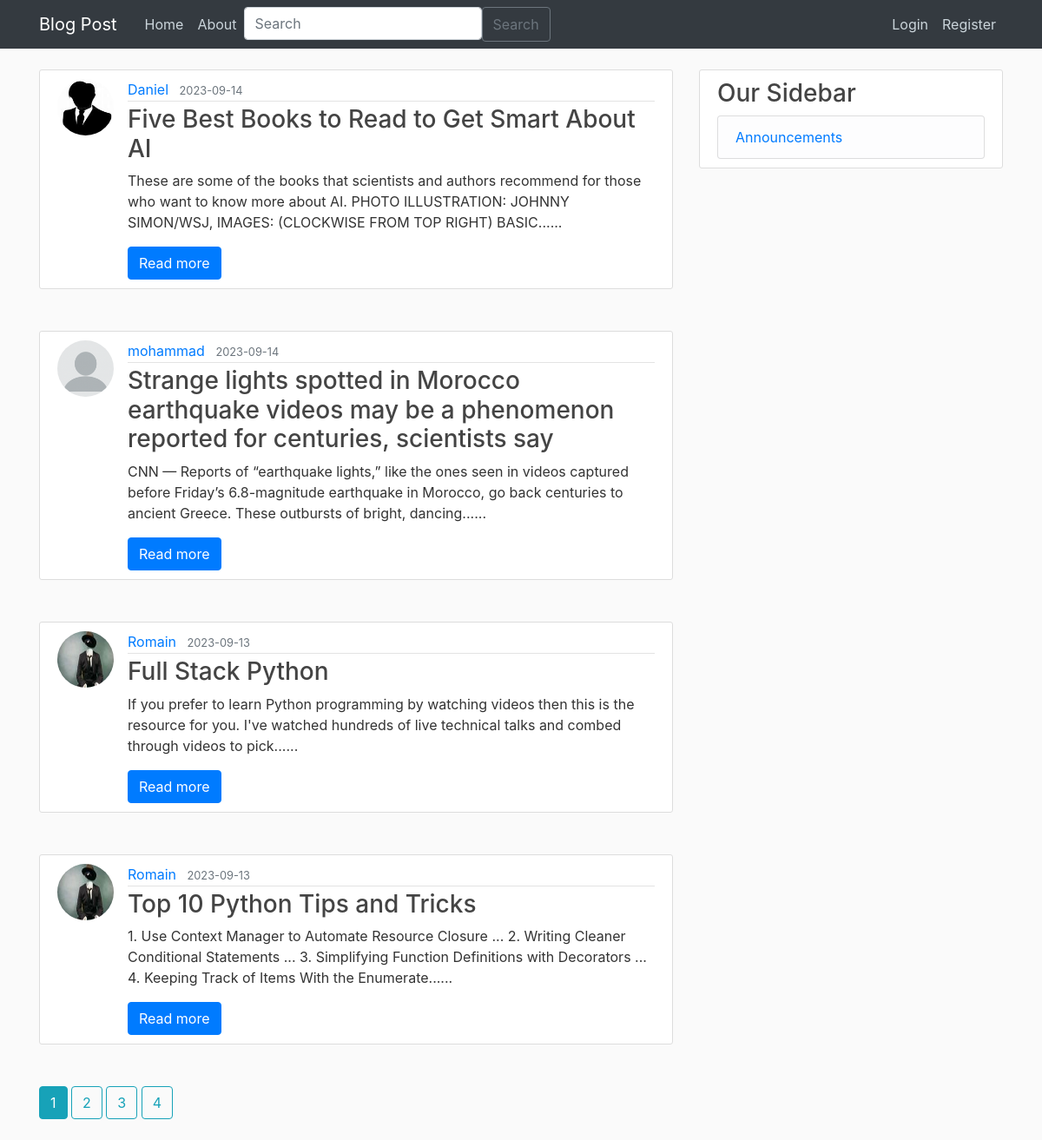
Page /home on the earlier database version.
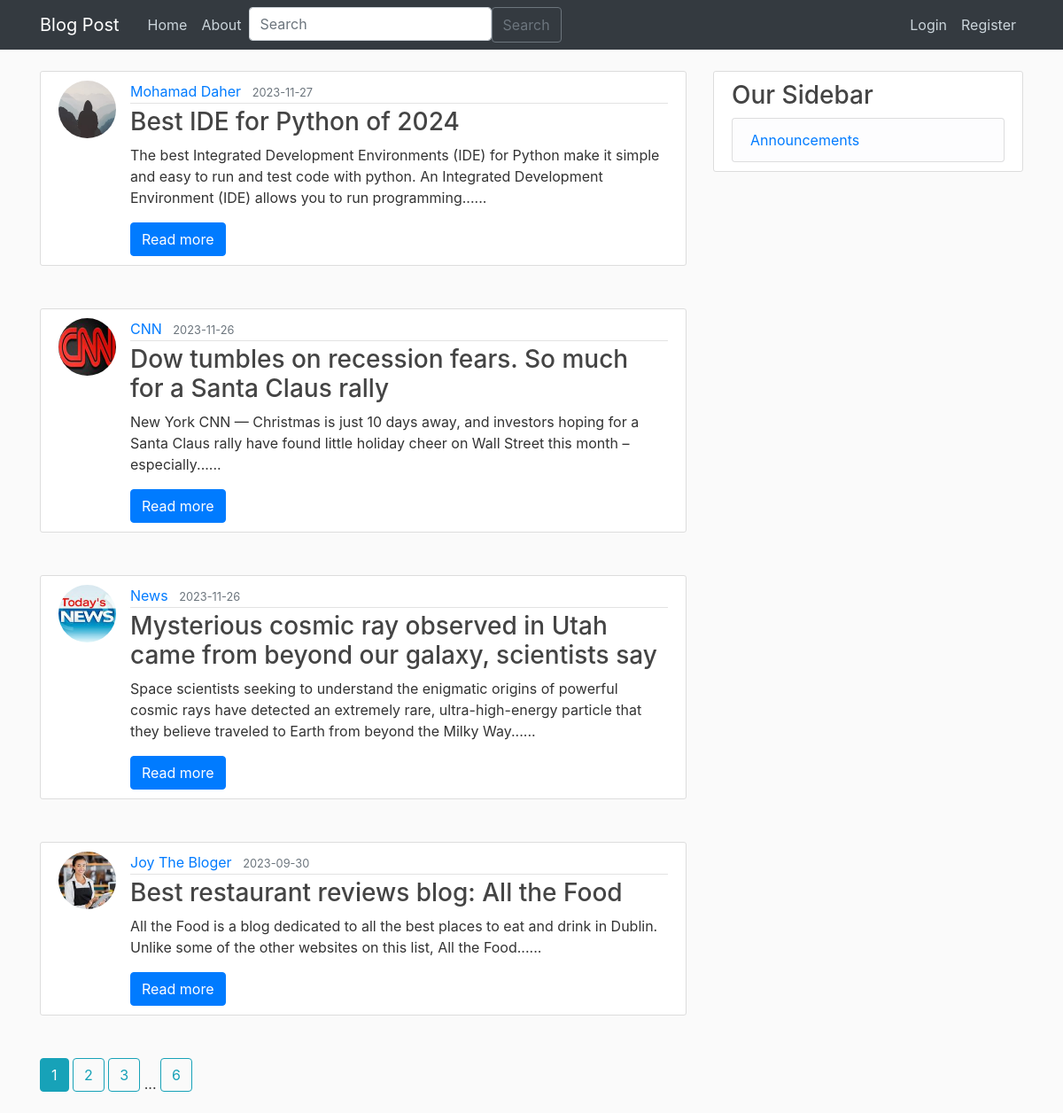
Same page on the later database version.
### flaskproject/models.py (models this page shows, shortened)
class Post(db.Model):
    id = db.Column(db.Integer, primary_key=True)
    title = db.Column(db.String(100), nullable=False)
    date_posted = db.Column(db.DateTime, nullable=False, default=datetime.utcnow)
    content = db.Column(db.Text, nullable=False)
    user_id = db.Column(db.Integer, db.ForeignKey("user.id"), nullable=False)
    def short_content(self):
        return " ".join(self.content.split()[:30])

class User(db.Model, UserMixin):
    id = db.Column(db.Integer, primary_key=True)
    username = db.Column(db.String(20), unique=True, nullable=False)
    email = db.Column(db.String(120), unique=True, nullable=False)
    image_file = db.Column(db.String(20), nullable=False, default="default.jpg")
    password = db.Column(db.String(60), nullable=False)
    posts = db.relationship("Post", backref="author", lazy=True)

### flaskproject/main/routes.py (the view)
@main.route("/")
@main.route("/home")
def home():
    page = request.args.get("page", 1, type=int)
    posts = Post.query.order_by(Post.date_posted.desc()).paginate(page=page, per_page=4)
    return render_template("home.html", posts=posts)

### flaskproject/posts/forms.py
class SearchForm(FlaskForm):
    searched = StringField("Searched", validators=[DataRequired()])
    submit = SubmitField("Submit")

### flaskproject/posts/routes.py (called while the page is built)
@posts.app_context_processor
def base():
    form = SearchForm()
    return dict(form=form)

### flaskproject/templates/home.html
{% extends "layout.html" %}
{% block content %}
    {% for post in posts.items %}
        <article class="media content-section mb-5">
          <img class="rounded-circle article-img" src="{{ url_for('static', filename='profile_pics/' + post.author.image_file) }}">
          <div class="media-body ">
            <div class="article-metadata">
              <a class="mr-2" href="{{ url_for('users.user_posts', username=post.author.username) }}">{{ post.author.username }}</a>
              <small class="text-muted">{{ post.date_posted.strftime('%Y-%m-%d') }}</small>
            </div>
            <h3><a class="article-title" href="{{ url_for('posts.post', post_id=post.id) }}">{{ post.title }}</a></h3>
            {% if post.content|length > 100 %}
              <p class="card-text">{{ post.short_content() }}......</p>
              <a href="{{ url_for('posts.post', post_id=post.id) }}" class="btn btn-primary">Read more</a>
            {% else %}
              <p class="card-text">{{post.content}}</p>
            {% endif %}
          </div>
        </article>
    {% endfor %}
    {% for page_num in posts.iter_pages(left_edge=1, right_edge=1, left_current=1, right_current=2) %}
      {% if page_num %}
        {% if posts.page == page_num %}
          <a class="btn btn-info mb-4" href="{{ url_for('main.home', page=page_num) }}">{{ page_num }}</a>
        {% else %}
          <a class="btn btn-outline-info mb-4" href="{{ url_for('main.home', page=page_num) }}">{{ page_num }}</a>
        {% endif %}
      {% else %}
        ...
      {% endif %}
    {% endfor %}
{% endblock content %}

### flaskproject/templates/layout.html (shortened to what this page needs)
<!DOCTYPE html>
<html>
<head>
    <link rel="stylesheet" href="https://cdn.jsdelivr.net/npm/bootstrap@4.3.1/dist/css/bootstrap.min.css">
    <link rel="stylesheet" type="text/css" href="{{ url_for('static', filename='main.css') }}">
</head>
<body>
      <header class="site-header">
         <nav class="navbar navbar-expand-md navbar-dark bg-dark fixed-top">
           <div class="container ">
             <a class="navbar-brand mr-4" href="/">Blog Post</a>
             <div class="collapse navbar-collapse" id="navbarToggle">
               <div class="navbar-nav mr-auto">
                 <a class="nav-item nav-link" href="{{url_for('main.home')}}">Home</a>
                 <a class="nav-item nav-link" href="{{url_for('main.about')}}">About</a>
                 <form method="POST" action="{{ url_for('posts.search')}}" class="d-flex">
                   <input class="form-control me-2" type="search" placeholder="Search" aria-label="Search" name="searched">
                   <button class="btn btn-outline-secondary" type="submit">Search</button>
                 </form>
               </div>
               <div class="navbar-nav">
                  {%if current_user.is_authenticated %}
                    <a class="nav-item nav-link" href="{{ url_for('posts.new_post') }}">New Post</a>
                    <a class="nav-item nav-link" href="{{ url_for('users.account') }}">Account</a>
                    <a class="nav-item nav-link" href="{{ url_for('users.logout') }}">Logout</a>
                  {% else %}
                    <a class="nav-item nav-link" href="{{ url_for('users.login') }}">Login</a>
                    <a class="nav-item nav-link" href="{{ url_for('users.register') }}" >Register</a>
                  {% endif %}
                </div>
             </div>
           </div>
         </nav>
       </header>
       <main role="main" class="container">
         <div class="row">
           <div class="col-md-8">
             {% block content %}{% endblock %}
           </div>
           <div class="col-md-4">
             <div class="content-section">
               <h3>Our Sidebar</h3>
                 <ul class="list-group">
                   <li class="list-group-item list-group-item-light"><a href="{{url_for('main.announcements')}}">Announcements</a></li>
                 </ul>
             </div>
           </div>
         </div>
       </main>
</body>
</html>

### flaskproject/static/main.css (style rules this page uses)
body { background: #fafafa; color: #333333; margin-top: 5rem; }
h1, h2, h3, h4, h5, h6 { color: #444444; }
.site-header .navbar-nav .nav-link { color: #cbd5db; }
.content-section { background: #ffffff; padding: 10px 20px; border: 1px solid #dddddd; border-radius: 3px; margin-bottom: 20px; }
.article-title { color: #444444; }
.article-img { height: 65px; width: 65px; margin-right: 16px; }
.article-metadata { padding-bottom: 1px; margin-bottom: 4px; border-bottom: 1px solid #e3e3e3 }

Differences in the rows shown:
no longer on this page (row unchanged): Post: image_file (picture), author.username "Daniel", date_posted "2023-09-14", title "Five Best Books to Read to Get Smart About AI", short_content "These are some of the books that scientists and authors recommend for those who want to know more about AI. PHOTO ILLUSTRATION: JOHNNY SIMON/WSJ, IMAGES: (CLOCKWISE FROM TOP RIGHT) BASIC"
no longer on this page (row unchanged): Post: image_file (picture), author.username "mohammad", date_posted "2023-09-14", title "Strange lights spotted in Morocco earthquake videos may be a phenomenon reported for centuries, scientists say", short_content "CNN — Reports of “earthquake lights,” like the ones seen in videos captured before Friday’s 6.8-magnitude earthquake in Morocco, go back centuries to ancient Greece. These outbursts of bright, dancing"
no longer on this page (row unchanged): Post: image_file (picture), author.username "Romain", date_posted "2023-09-13", title "Full Stack Python", short_content "If you prefer to learn Python programming by watching videos then this is the resource for you. I've watched hundreds of live technical talks and combed through videos to pick"
no longer on this page (row unchanged): Post: image_file (picture), author.username "Romain", date_posted "2023-09-13", title "Top 10 Python Tips and Tricks", short_content "1. Use Context Manager to Automate Resource Closure ... 2. Writing Cleaner Conditional Statements ... 3. Simplifying Function Definitions with Decorators ... 4. Keeping Track of Items With the Enumerate"
added Post: image_file (placeholder picture), author.username "Mohamad Daher", date_posted "2023-11-27", title "Best IDE for Python of 2024", short_content "The best Integrated Development Environments (IDE) for Python make it simple and easy to run and test code with python. An Integrated Development Environment (IDE) allows you to run programming"
added Post: image_file (picture), author.username "CNN", date_posted "2023-11-26", title "Dow tumbles on recession fears. So much for a Santa Claus rally", short_content "New York CNN — Christmas is just 10 days away, and investors hoping for a Santa Claus rally have found little holiday cheer on Wall Street this month – especially"
added Post: image_file (picture), author.username "News", date_posted "2023-11-26", title "Mysterious cosmic ray observed in Utah came from beyond our galaxy, scientists say", short_content "Space scientists seeking to understand the enigmatic origins of powerful cosmic rays have detected an extremely rare, ultra-high-energy particle that they believe traveled to Earth from beyond the Milky Way"
added Post: image_file (picture), author.username "Joy The Bloger", date_posted "2023-09-30", title "Best restaurant reviews blog: All the Food", short_content "All the Food is a blog dedicated to all the best places to eat and drink in Dublin. Unlike some of the other websites on this list, All the Food"
Other differences:
new list line: "6"
list line gone: "4"
